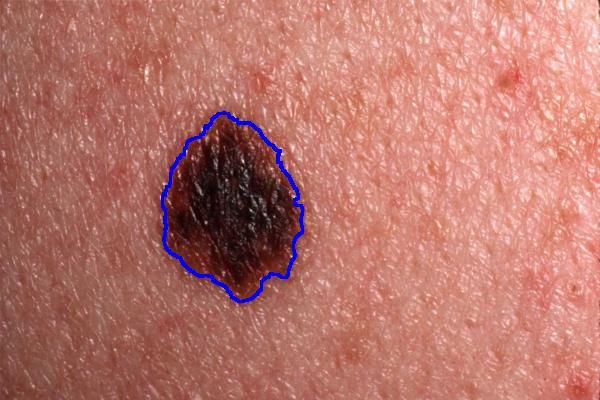
#> input picture test2.jpg, 600 x 400 px
$ jupyter execute Untitled.ipynb   (shell and % lines are left out)   (older library calls are emulated)
#> lines starting #> are read from the running program, lines starting #| are printed output that depends on the picture; after the words box and inside, x2 and y2 are one past the last pixel; in counts of white or black regions, pixels touching at a corner belong together
[cell 1]
import numpy as np
import matplotlib.pyplot as plt
import cv2

[cell 2]
#image = cv2.imread('test2.jpg')

[cell 3]
import numpy as np
# read original image
img = cv2.imread('test2.jpg')
#> img is the input picture: shape (400, 600, 3); mean B, G, R 107.9, 117.4, 183.5
# create binary image
gray = cv2.cvtColor(img, cv2.COLOR_BGR2GRAY)
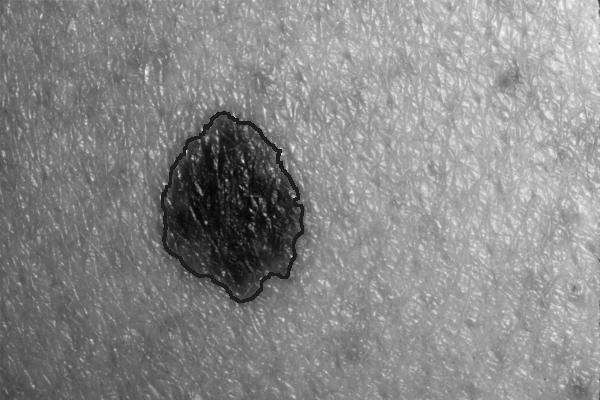
#> gray: shape (400, 600); min 2, max 243, mean 136.1
blur = cv2.GaussianBlur(gray, (5, 5), 0)
(ret, binary) = cv2.threshold(blur, 10,255, cv2.THRESH_BINARY)
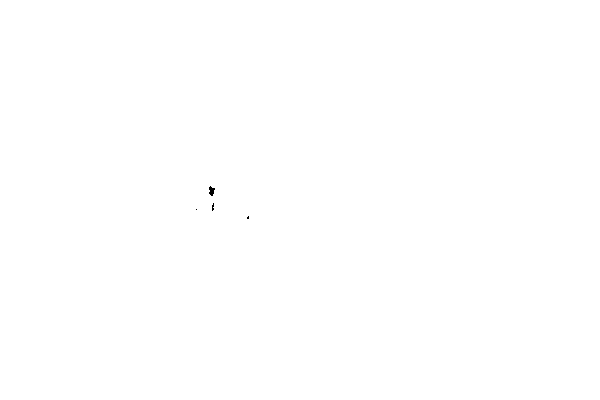
#> binary: shape (400, 600); 100% white; 4 black regions (3 under 20 px), largest, box (x1, y1, x2, y2) and area: (209, 186, 215, 196) 39

# find contours
(_, contours, _) = cv2.findContours(binary, cv2.RETR_EXTERNAL,
    cv2.CHAIN_APPROX_SIMPLE)
#> contours = [[[0, 0], [0, 399], [599, 399], [599, 0]]]

# create all-black mask image
mask = np.zeros(img.shape, dtype="uint8")

# draw white rectangles for each object's bounding box
for c in contours:
    (x, y, w, h) = cv2.boundingRect(c)
    cv2.rectangle(mask, (x, y), (x + w, y + h), (255, 255, 255), -1)
#> this loop made 1 pass
#> (c, x, y, w, h) on pass 1: ([[0, 0], [0, 399], [599, 399], [599, 0]], 0, 0, 600, 400)
#> mask: shape (400, 600, 3); every value is 255

# apply mask to the original image
img = cv2.bitwise_and(img, mask)

$ run again, with test.jpg copied over test2.jpg
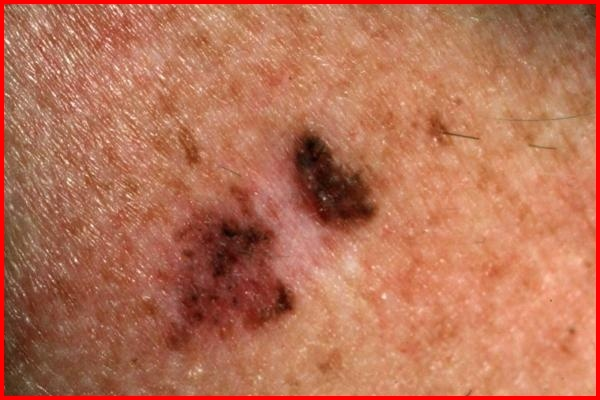
#> input picture test.jpg, 600 x 400 px
#> img is the input picture: shape (400, 600, 3); mean B, G, R 84.9, 112.6, 183.7
#> `gray = cv2.cvtColor(img, cv2.COLOR_BGR2GRAY)`:
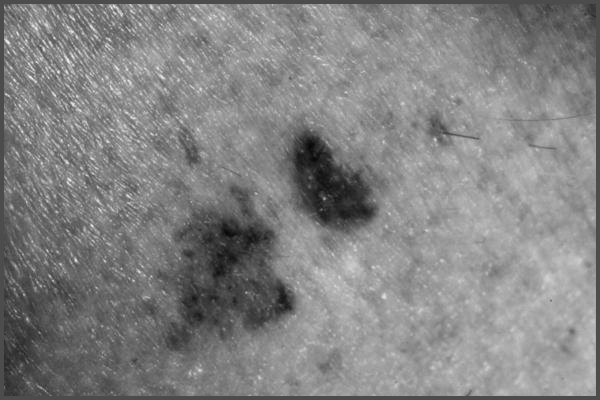
#> gray: shape (400, 600); min 6, max 242, mean 130.7
#> binary: shape (400, 600); 100% white; black in thin lines or dots, all inside (x1, y1, x2, y2) = (310, 145, 311, 147)
#> contours = [[[0, 0], [0, 399], [599, 399], [599, 0]]]
#> the loop `for c in contours:` made 1 pass
#> (c, x, y, w, h) on pass 1: ([[0, 0], [0, 399], [599, 399], [599, 0]], 0, 0, 600, 400)
